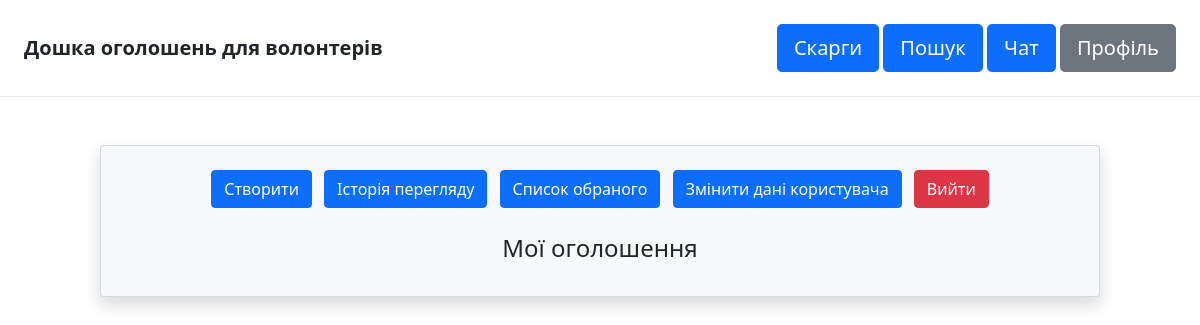
The app's page /dashboard/ (signed in), older data.
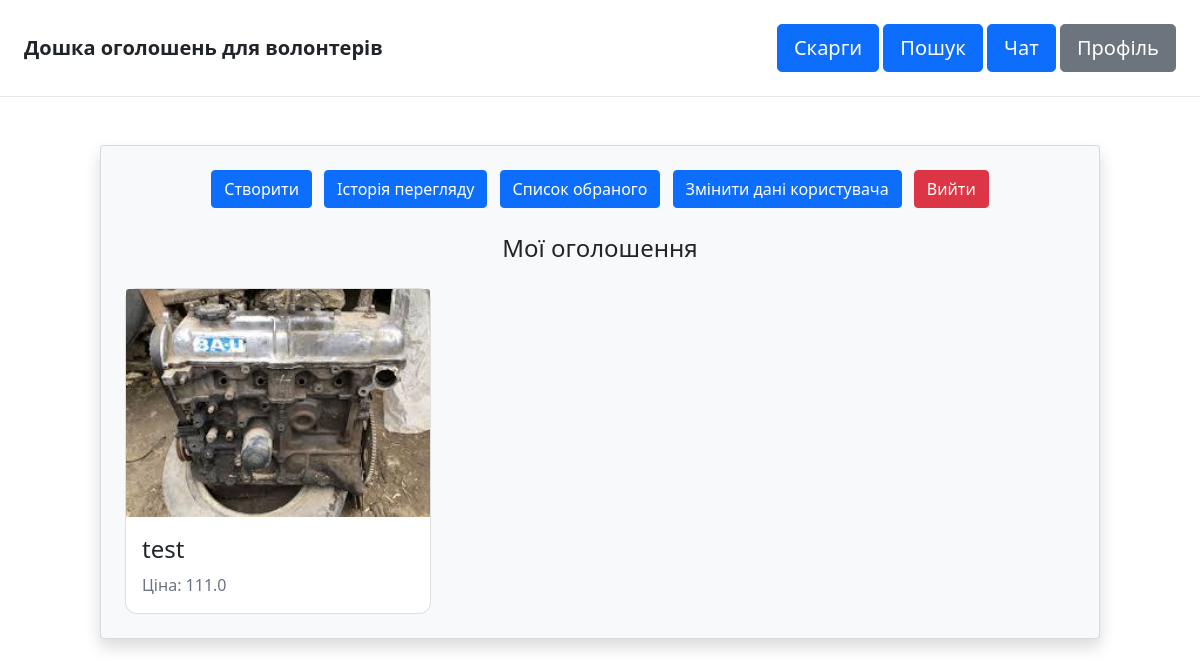
The same page, newer data.
### item/models.py (models this page shows, shortened)
class Item(models.Model):
    category = models.ForeignKey(Category, related_name='items', on_delete=models.CASCADE)
    name = models.CharField(max_length=75)
    description = models.TextField(blank=True, null=True)
    price = models.FloatField()
    region = models.ForeignKey(Region, related_name='items', on_delete=models.CASCADE)
    image = models.ImageField(upload_to='item_images', blank=True, null=True)
    is_sold = models.BooleanField(default=False)
    created_by = models.ForeignKey(User, related_name='items', on_delete=models.CASCADE)
    created_at = models.DateTimeField(auto_now_add=True)

### dashboard/views.py (the view)
# urls.py: path('', views.index, name='index'),
@login_required
def index(request):
    items = Item.objects.filter(created_by=request.user)
    if request.method == 'POST':
        auth_logout(request)
        return redirect('core:index')
    return render(request, 'dashboard/index.html', {
        'items': items,
    })

### dashboard/templates/dashboard/index.html (shortened to what this page needs)
{% extends 'core/base.html' %}
{% block content %}
    <div class="container mt-6">
        <div class="card p-4 bg-light rounded shadow">
            <div class="mb-4 text-center">
                <a href="{% url 'item:new' %}" class="btn btn-primary me-2">Створити</a>
                <a href="{% url 'dashboard:history' %}" class="btn btn-primary me-2">Історія перегляду</a>
                <a href="{% url 'dashboard:wishlist' %}" class="btn btn-primary me-2">Список обраного</a>
                <a href="{% url 'dashboard:change_user_data' %}" class="btn btn-primary me-2">Змінити дані користувача</a>
                <form method="post" class="d-inline">
                    <button type="submit" class="btn btn-danger bg-danger">Вийти</button>
                </form>
            </div>
            <h2 class="mb-4 text-2xl text-center">Мої оголошення</h2>
            <div class="row row-cols-1 row-cols-md-3 g-3">
                {% for item in items %}
                    <div class="col">
                        <a href="{% url 'item:detail' item.id %}">
                            <div class="card rounded-xl">
                                <img src="{{ item.image.url }}" class="card-img-top" alt="{{ item.name }}">
                                <div class="card-body">
                                    <h2 class="card-title text-2xl">{{ item.name }}</h2>
                                    <p class="card-text text-gray-500">Ціна: {{ item.price }}</p>
                                </div>
                            </div>
                        </a>
                    </div>
                {% endfor %}
            </div>
        </div>
    </div>
{% endblock %}

Row changes from the older to the newer data that the page shows:
added Item: image (picture), name "test", price "111.0"
